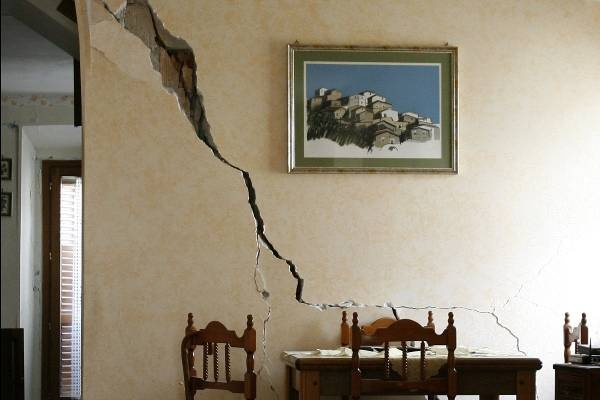
#> input picture dataset/fontes/020425481-ex00-86b970.jpg, 600 x 400 px
$ python -i crack_analysis.py   (imports and definitions only)
#> lines starting #> are read from the running program, lines starting #| are printed output that depends on the picture; after the words box and inside, x2 and y2 are one past the last pixel; in counts of white or black regions, pixels touching at a corner belong together
from __future__ import annotations

import math
from typing import Any

import cv2
import numpy as np

APERTURE_CLASSES = [
    (0.5, "fissura"),
    (1.5, "trinca"),
    (5.0, "rachadura"),
    (10.0, "fenda"),
    (math.inf, "brecha"),
]

APERTURE_SCORE = {"fissura": 10, "trinca": 25, "rachadura": 45, "fenda": 62, "brecha": 78}

ORIENTATION_CAUSES = {
    "vertical": "Movimentação térmica, retração da alvenaria ou sobrecarga concentrada",
    "horizontal": "Expansão por umidade, sobrecarga ou movimentação da laje de cobertura",
    "diagonal": "Recalque diferencial de fundação ou esforço de cisalhamento",
    "mapeada": "Retração da argamassa de revestimento",
}

ORIENTATION_SCORE = {"diagonal": 20, "horizontal": 12, "vertical": 6, "mapeada": 0}


def classify_aperture(width_mm: float) -> str:
    return next(name for limit, name in APERTURE_CLASSES if width_mm <= limit)


def _crack_mask(gray: np.ndarray) -> tuple[np.ndarray, np.ndarray]:
    height, width = gray.shape
    size = max(9, (min(height, width) // 6) | 1)
    kernel = cv2.getStructuringElement(cv2.MORPH_ELLIPSE, (size, size))
    blackhat = cv2.morphologyEx(gray, cv2.MORPH_BLACKHAT, kernel)
    smooth = cv2.GaussianBlur(blackhat, (3, 3), 0)
    threshold, mask = cv2.threshold(smooth, 0, 255, cv2.THRESH_BINARY + cv2.THRESH_OTSU)
    if threshold < 8:
        return np.zeros_like(mask), blackhat
    mask = cv2.morphologyEx(mask, cv2.MORPH_OPEN, np.ones((2, 2), np.uint8))
    count, labels, stats, _ = cv2.connectedComponentsWithStats(mask, 8)
    keep = np.zeros_like(mask)
    min_area = max(12, int(height * width * 0.0015))
    for index in range(1, count):
        x, y, w, h, area = stats[index]
        elongation = max(w, h) / max(1, min(w, h))
        if area >= min_area and (elongation >= 2.2 or area >= min_area * 6):
            keep[labels == index] = 255
    return keep, blackhat


# [106 lines left out: functions analyze_crack, growth_risk, compare_history, not called in this run]

>>> import cv2
>>> picture = cv2.imread('../dataset/fontes/020425481-ex00-86b970.jpg', cv2.IMREAD_GRAYSCALE)
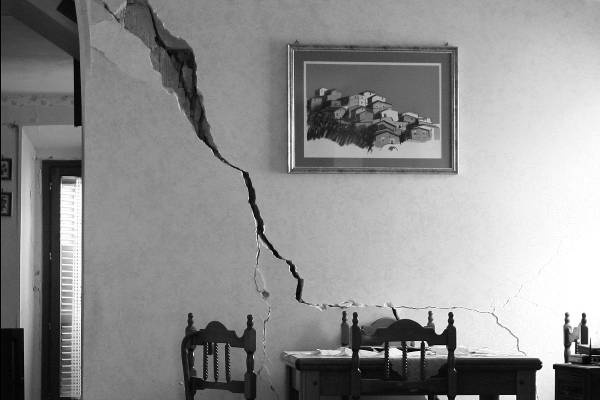
#> picture: shape (400, 600); min 0, max 255, mean 142.6
>>> result = _crack_mask(picture)
#> in _crack_mask, `blackhat = cv2.morphologyEx(gray, cv2.MORPH_BLACKHAT, kernel)`:
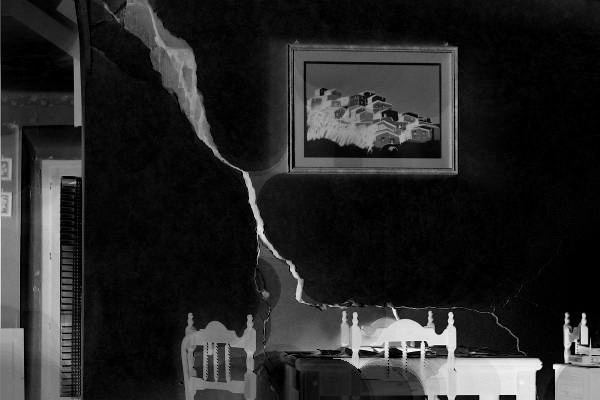
#> blackhat: shape (400, 600); min 0, max 253, mean 39.3
#> in _crack_mask, `threshold, mask = cv2.threshold(smooth, 0, 255, cv2.THRESH_BINARY + cv..`:
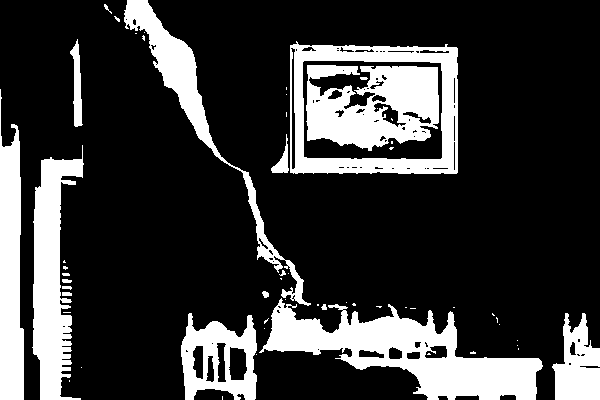
#> mask: shape (400, 600); 22.2% white; 57 white regions (38 under 20 px), largest, box (x1, y1, x2, y2) and area: (259, 298, 543, 400) 11818, (306, 65, 439, 151) 8160, (290, 41, 458, 174) 7418
#> in _crack_mask, `threshold, mask = cv2.threshold(smooth, 0, 255, cv2.THRESH_BINARY + cv..`: threshold = 70
#> in _crack_mask, `mask = cv2.morphologyEx(mask, cv2.MORPH_OPEN, np.ones((2, 2), np.uint8))`:
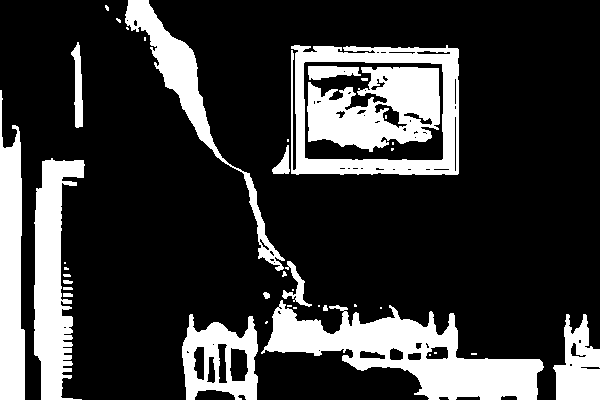
#> mask: shape (400, 600); 22.1% white; 40 white regions (21 under 20 px), largest, box (x1, y1, x2, y2) and area: (261, 300, 544, 400) 11698, (307, 67, 440, 152) 7578, (291, 45, 459, 175) 7393
#> in _crack_mask, `count, labels, stats, _ = cv2.connectedComponentsWithStats(mask, 8)`:
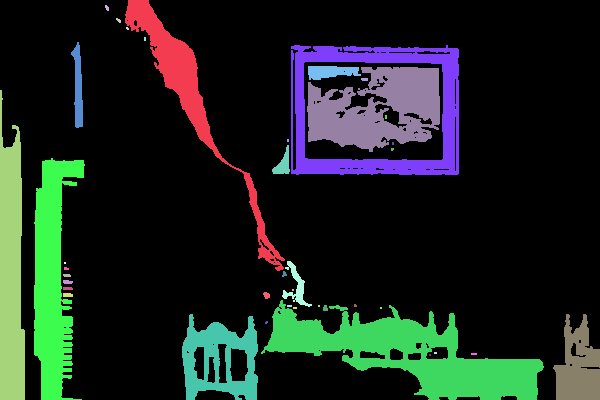
#> labels: shape (400, 600) int32; 41 distinct labels, from 0 to 40; one colour per label, 0 black
#> in _crack_mask, `count, labels, stats, _ = cv2.connectedComponentsWithStats(mask, 8)`: count = 41; stats = 41 rows, first 6: [0, 0, 600, 400, 186886], [125, 0, 160, 271, 4946], [105, 5, 4, 6, 17], [116, 18, 5, 5, 15], [126, 27, 3, 3, 7], [144, 37, 2, 4, 8]
#> the loop in _crack_mask, `for index in range(1, count):` made 40 passes
#> (x, y, w, h, area, elongation) on passes 1, 6, 7, 8, 9, 10, 11, 15, 17, 18, 22, 23: (125, 0, 160, 271, 4946, 1.69), (71, 42, 12, 86, 598, 7.17), (291, 45, 168, 130, 7393, 1.29), (308, 66, 53, 14, 540, 3.79), (307, 67, 133, 85, 7578, 1.56), (361, 78, 7, 3, 20, 2.33), (0, 90, 25, 310, 5893, 12.4), (272, 145, 18, 29, 248, 1.61), (34, 158, 51, 242, 7061, 4.75), (282, 261, 30, 46, 403, 1.53), (63, 274, 8, 3, 22, 2.67), (63, 280, 10, 4, 34, 2.5)
#> after the loop in _crack_mask, `for index in range(1, count):`:
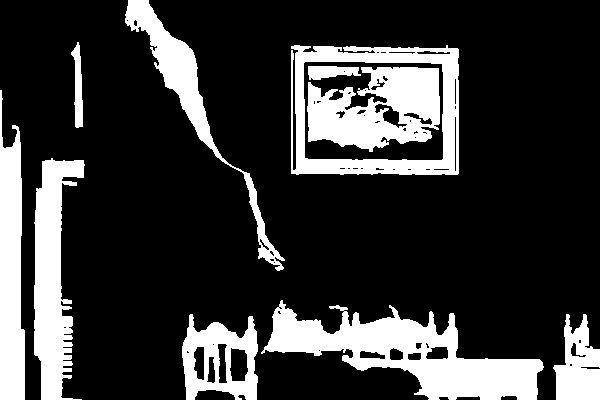
#> keep: shape (400, 600); 21.7% white; 10 white regions, largest, box (x1, y1, x2, y2) and area: (261, 300, 544, 400) 11698, (307, 67, 440, 152) 7578, (291, 45, 459, 175) 7393

$ run again, on dataset/fontes/10-08-22-1-624570.jpg
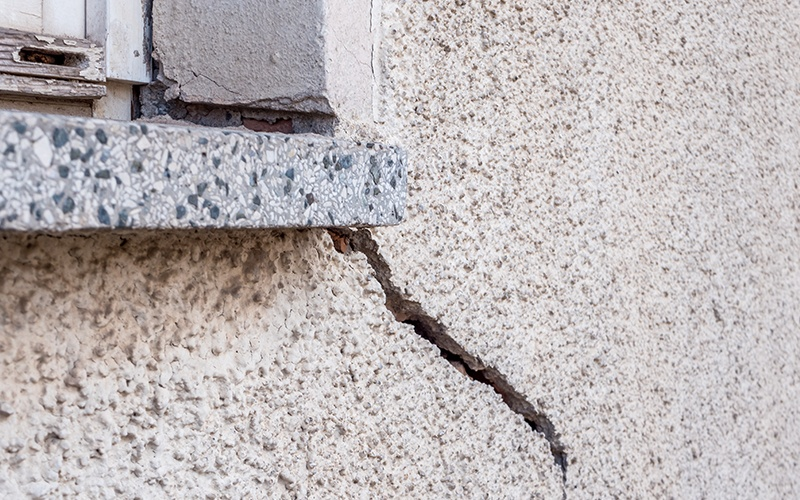
#> input picture dataset/fontes/10-08-22-1-624570.jpg, 800 x 500 px
#> in _crack_mask, `threshold, mask = cv2.threshold(smooth, 0, 255, cv2.THRESH_BINARY + cv..`:
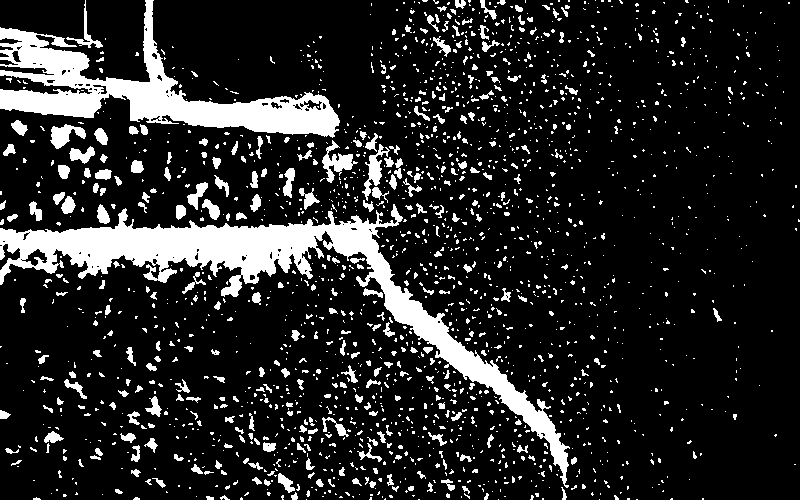
#> mask: shape (500, 800); 15.2% white; 2035 white regions (1707 under 20 px), largest, box (x1, y1, x2, y2) and area: (0, 204, 570, 488) 20864, (0, 0, 340, 138) 13512, (322, 140, 358, 183) 562
#> threshold = 78
#> labels: shape (500, 800) int32; 1257 distinct labels, from 0 to 1256
#> count = 1257; stats = 1257 rows, first 6: [0, 0, 800, 500, 342868], [0, 0, 341, 138, 13308], [423, 0, 6, 3, 16], [434, 0, 2, 2, 4], [456, 0, 11, 9, 73], [469, 0, 3, 3, 9]
#> the loop in _crack_mask, `for index in range(1, count):` made 1256 passes
#> (x, y, w, h, area, elongation) on passes 1, 4, 6: (0, 0, 341, 138, 13308, 2.47), (456, 0, 11, 9, 73, 1.22), (481, 0, 16, 20, 107, 1.25)
#> after the loop in _crack_mask, `for index in range(1, count):`:
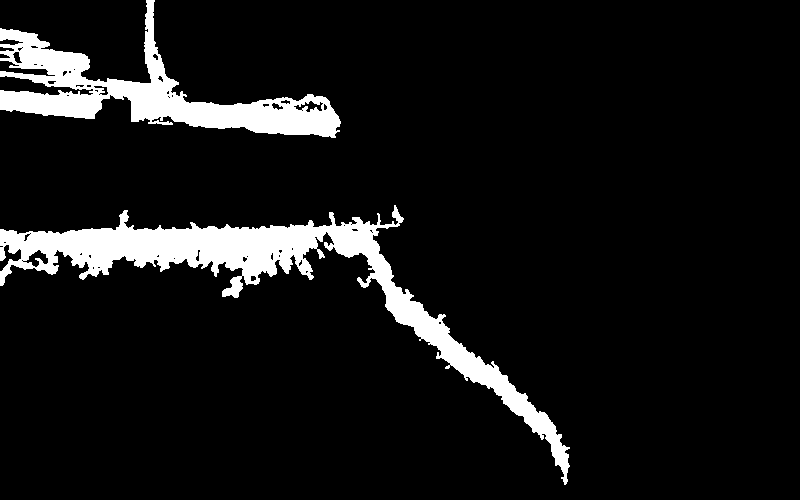
#> keep: shape (500, 800); 8.4% white; 2 white regions, box (x1, y1, x2, y2) and area: (0, 205, 570, 485) 20394, (0, 0, 341, 138) 13308

$ run again, on dataset/fontes/15522554055c8589ad61213-1552255405-3x2-rt-b88f13.jpg
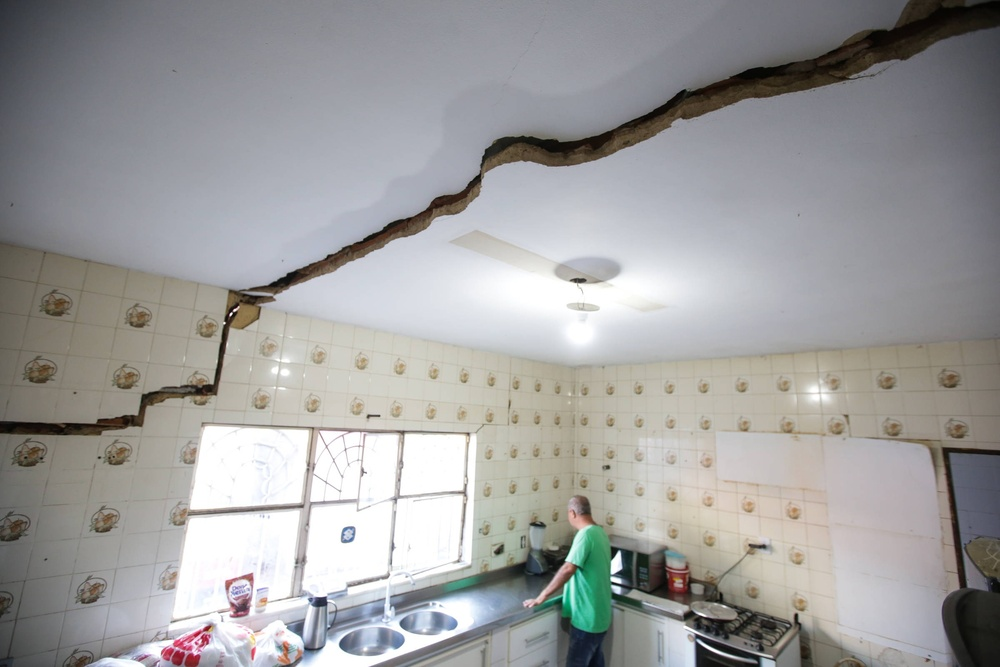
#> input picture dataset/fontes/15522554055c8589ad61213-1552255405-3x2-rt-b88f13.jpg, 1000 x 667 px, shrunk from 2400 x 1600 before the run
#> in _crack_mask, `threshold, mask = cv2.threshold(smooth, 0, 255, cv2.THRESH_BINARY + cv..`:
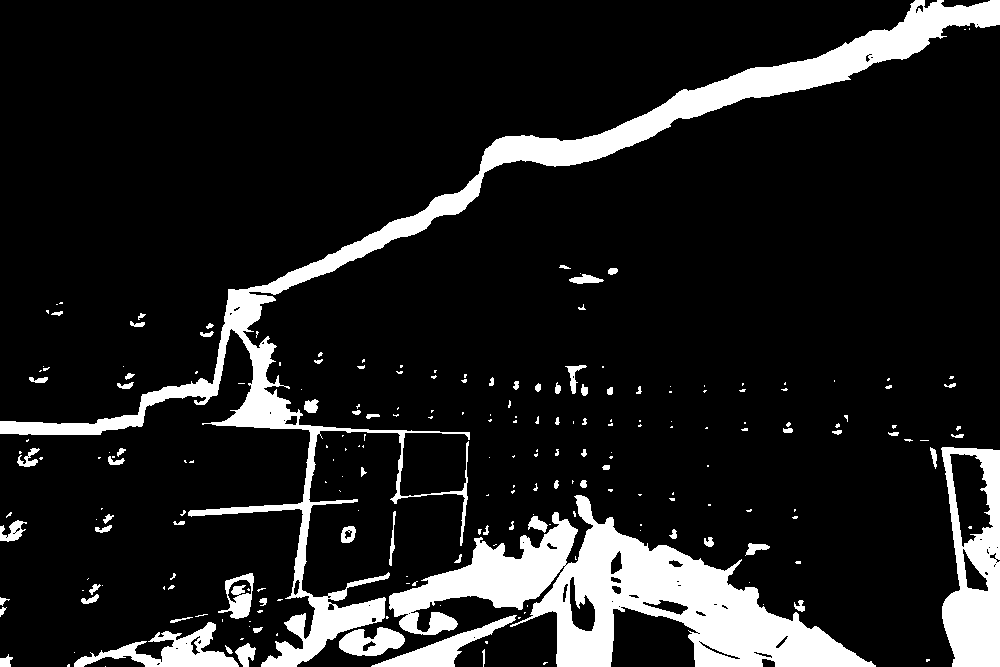
#> mask: shape (667, 1000); 12.7% white; 224 white regions (149 under 20 px), largest, box (x1, y1, x2, y2) and area: (0, 0, 1000, 667) 33970, (389, 495, 876, 667) 30318, (941, 447, 1000, 667) 8026
#> threshold = 56
#> labels: shape (667, 1000) int32; 190 distinct labels, from 0 to 189
#> count = 190; stats = 190 rows, first 6: [0, 0, 1000, 667, 583492], [0, 0, 1000, 667, 33186], [561, 266, 9, 4, 26], [609, 269, 10, 7, 56], [570, 275, 34, 10, 206], [61, 303, 3, 2, 6]
#> the loop in _crack_mask, `for index in range(1, count):` made 189 passes
#> (x, y, w, h, area, elongation) on passes 1 to 3: (0, 0, 1000, 667, 33186, 1.5), (561, 266, 9, 4, 26, 2.25), (609, 269, 10, 7, 56, 1.43)
#> after the loop in _crack_mask, `for index in range(1, count):`:
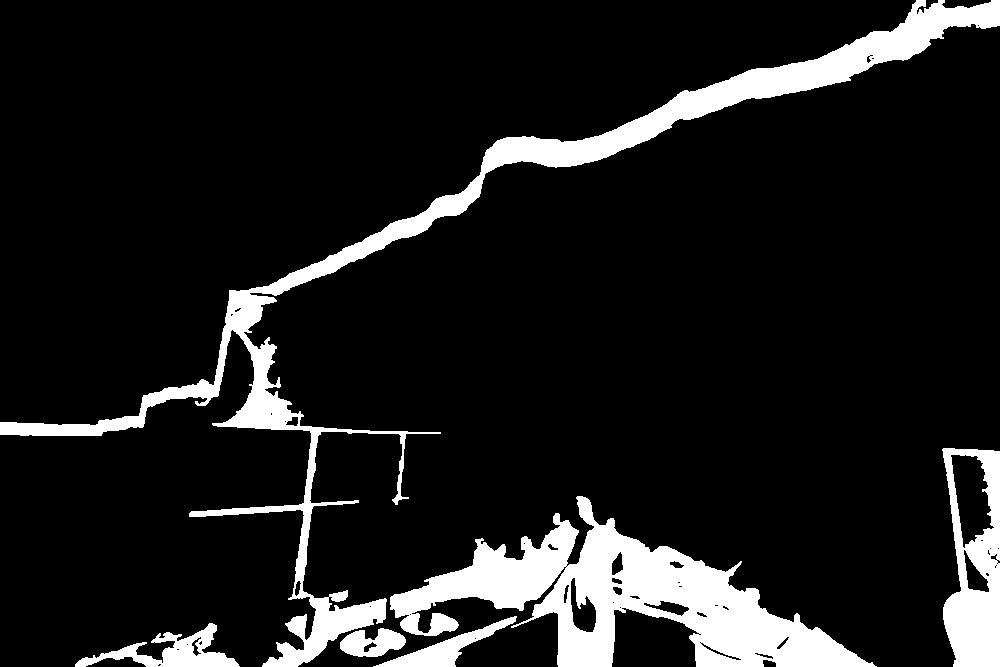
#> keep: shape (667, 1000); 11.5% white; 6 white regions, box (x1, y1, x2, y2) and area: (0, 0, 1000, 667) 33186, (390, 496, 877, 667) 30069, (942, 448, 1000, 667) 7753, (75, 623, 240, 667) 2654, (373, 616, 517, 667) 1916, (340, 628, 406, 657) 1237

$ run again, on dataset/fontes/20140318-124404-8c059c.jpg
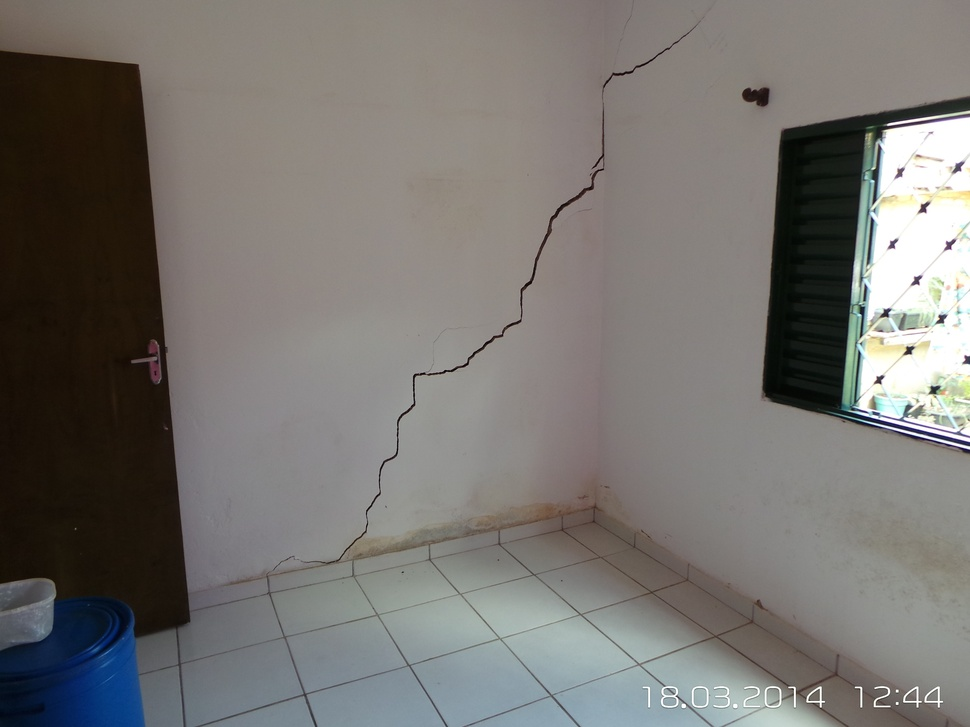
#> input picture dataset/fontes/20140318-124404-8c059c.jpg, 970 x 727 px, shrunk from 3648 x 2736 before the run
#> in _crack_mask, `threshold, mask = cv2.threshold(smooth, 0, 255, cv2.THRESH_BINARY + cv..`:
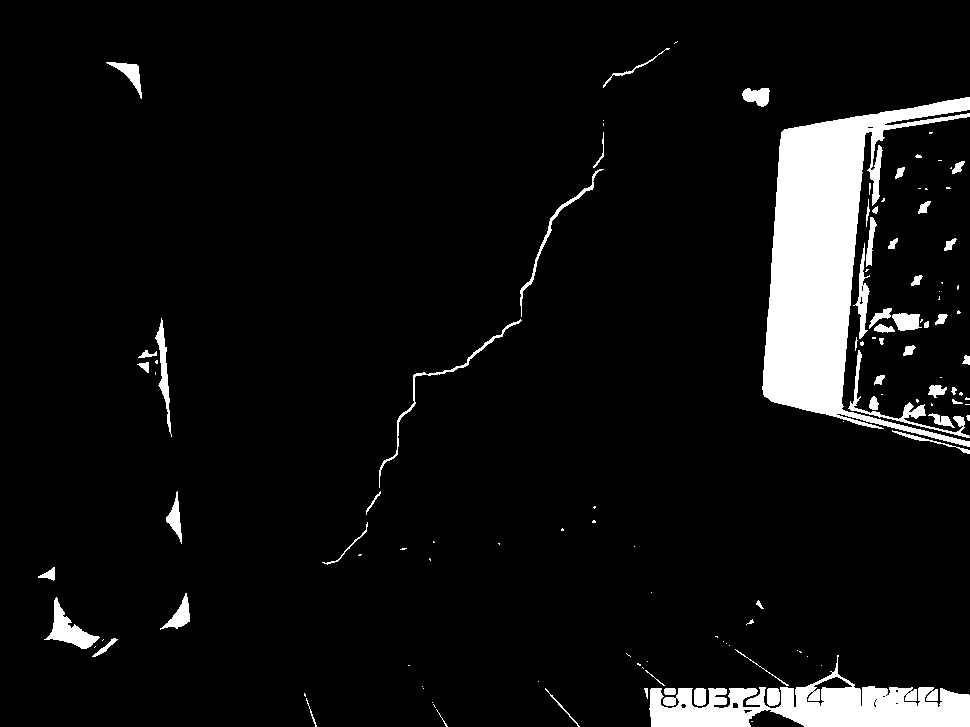
#> mask: shape (727, 970); 6.8% white; 120 white regions (65 under 20 px), largest, box (x1, y1, x2, y2) and area: (762, 97, 970, 447) 26811, (649, 655, 970, 727) 10713, (44, 597, 100, 649) 1001
#> threshold = 58
#> labels: shape (727, 970) int32; 109 distinct labels, from 0 to 108
#> count = 109; stats = 109 rows, first 6: [0, 0, 970, 727, 658385], [667, 49, 3, 2, 6], [650, 60, 4, 3, 8], [108, 63, 35, 36, 413], [637, 63, 12, 6, 26], [614, 71, 21, 6, 54]
#> the loop in _crack_mask, `for index in range(1, count):` made 108 passes
#> (x, y, w, h, area, elongation) on passes 3, 4, 5, 6, 7, 8, 11, 13: (108, 63, 35, 36, 413, 1.03), (637, 63, 12, 6, 26, 2), (614, 71, 21, 6, 54, 3.5), (604, 79, 8, 9, 23, 1.12), (743, 89, 28, 19, 374, 1.47), (763, 98, 207, 350, 26780, 1.69), (594, 154, 11, 15, 38, 1.36), (953, 162, 13, 13, 91, 1)
#> after the loop in _crack_mask, `for index in range(1, count):`:
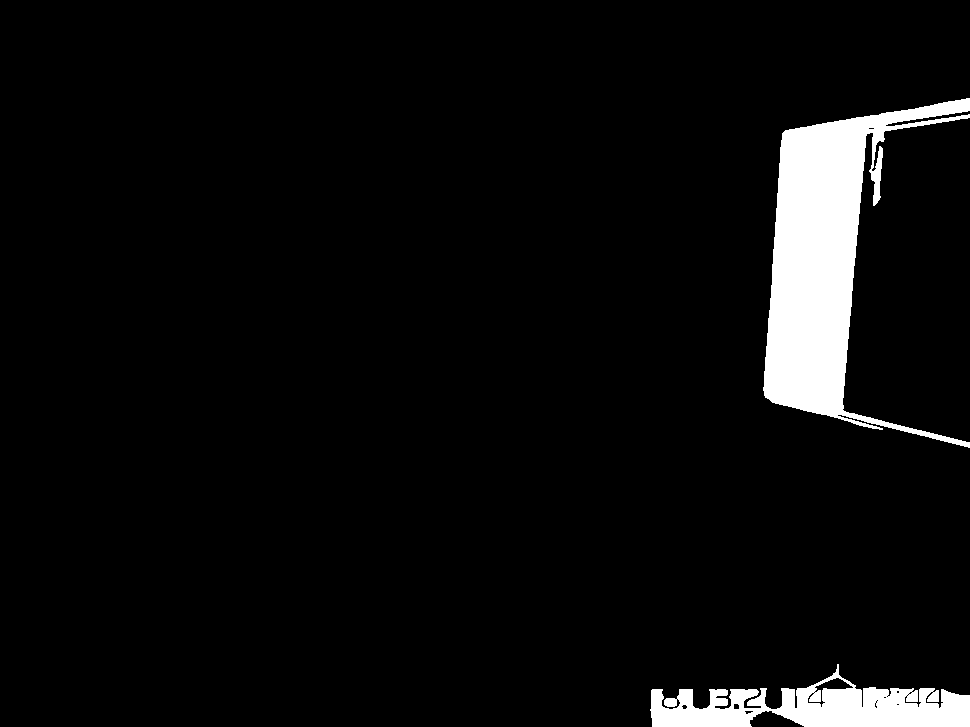
#> keep: shape (727, 970); 5.3% white; 2 white regions, box (x1, y1, x2, y2) and area: (763, 98, 970, 448) 26780, (650, 664, 970, 727) 10399
